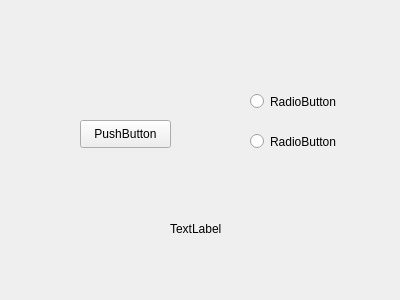
<?xml version="1.0" encoding="UTF-8"?>
<ui version="4.0">
 <class>Form</class>
 <widget class="QWidget" name="Form">
  <property name="geometry">
   <rect>
    <x>0</x>
    <y>0</y>
    <width>400</width>
    <height>300</height>
   </rect>
  </property>
  <property name="windowTitle">
   <string>Form</string>
  </property>
  <widget class="QPushButton" name="pushButton">
   <property name="geometry">
    <rect>
     <x>80</x>
     <y>120</y>
     <width>91</width>
     <height>28</height>
    </rect>
   </property>
   <property name="text">
    <string>PushButton</string>
   </property>
  </widget>
  <widget class="QLabel" name="label">
   <property name="geometry">
    <rect>
     <x>170</x>
     <y>220</y>
     <width>61</width>
     <height>18</height>
    </rect>
   </property>
   <property name="text">
    <string>TextLabel</string>
   </property>
  </widget>
  <widget class="QRadioButton" name="radioButton">
   <property name="geometry">
    <rect>
     <x>250</x>
     <y>90</y>
     <width>105</width>
     <height>23</height>
    </rect>
   </property>
   <property name="text">
    <string>RadioButton</string>
   </property>
  </widget>
  <widget class="QRadioButton" name="radioButton_2">
   <property name="geometry">
    <rect>
     <x>250</x>
     <y>130</y>
     <width>105</width>
     <height>23</height>
    </rect>
   </property>
   <property name="text">
    <string>RadioButton</string>
   </property>
  </widget>
 </widget>
 <resources/>
 <connections/>
</ui>
